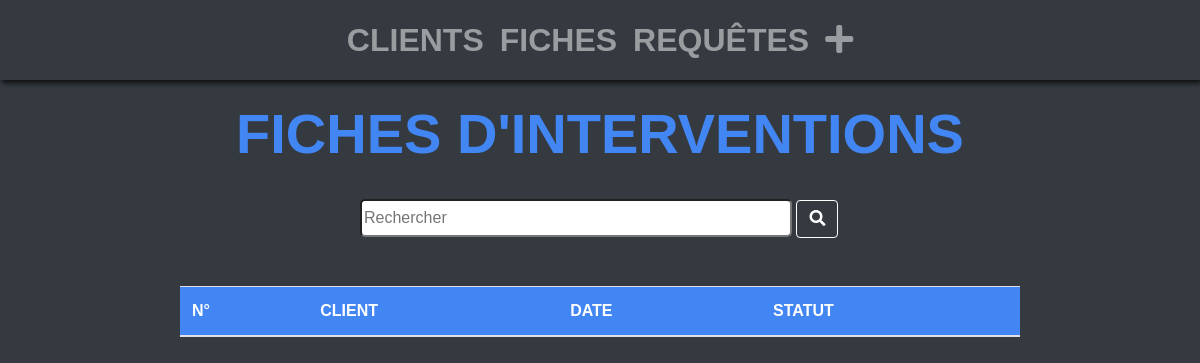
The page /sheet/ on the database as committed earlier.
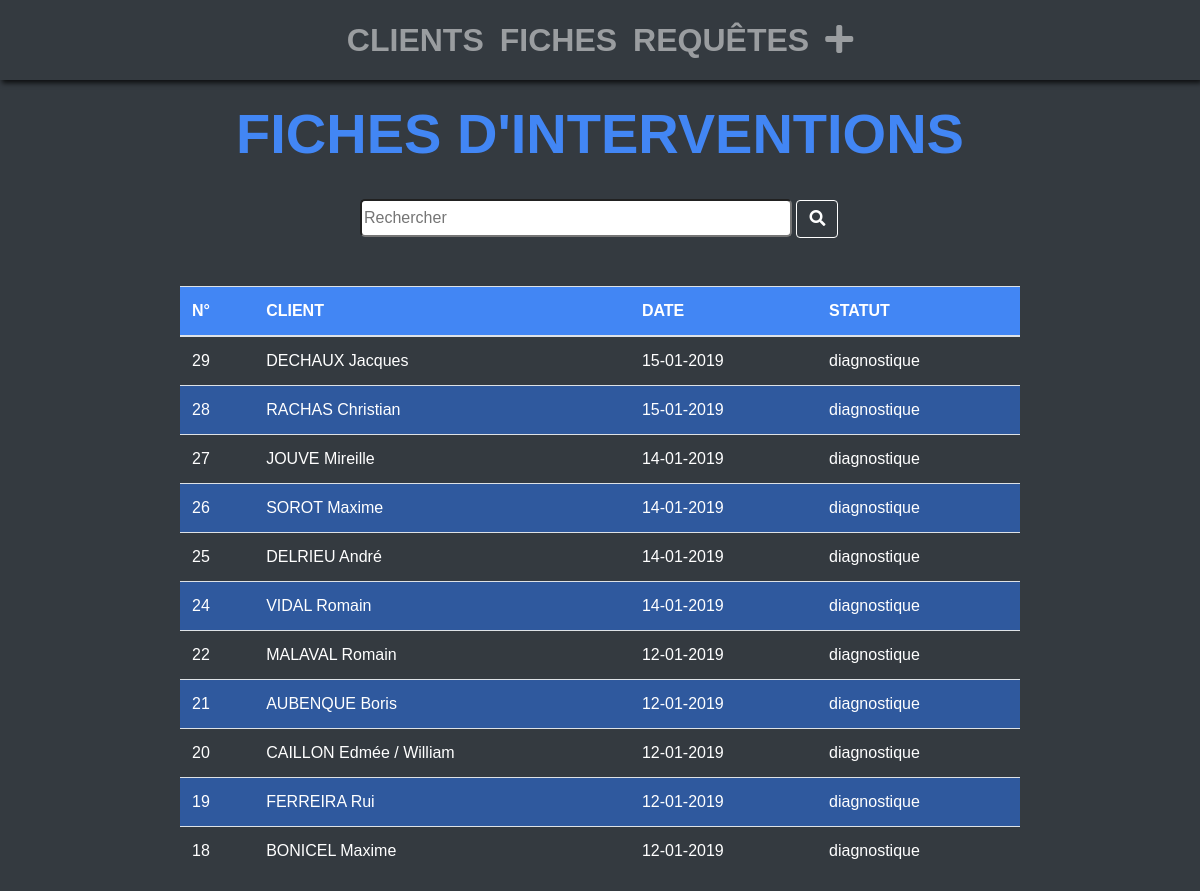
The same page on the database as committed later.
### gestion_intervention/models.py (models this page shows, shortened)
class Sheet(models.Model):
    customer = models.ForeignKey(Customer)
    date = models.DateTimeField(auto_now_add=True, blank=True)
    statut = models.CharField(max_length=40, choices=STATUS_SHEET)
    other = MultiSelectField(max_length=40, choices=OTHERS_CHOICES, null=True, blank=True )
    reason = models.TextField(null=True, blank=True)
    resolution = models.TextField(null=True, blank=True)
    comment = models.TextField(null=True, blank=True)
    guarantee = models.BooleanField(default=False)
    def datepublished(self):
        return self.date.strftime('%d-%m-%Y')

class Customer(models.Model):
    first_name = models.CharField(max_length=50)
    last_name = models.CharField(max_length=50)
    slug = AutoSlugField(populate_from='first_name')
    email = models.EmailField(blank=True, null=True, unique=True)
    phone = models.CharField(max_length=70, null=False, blank=False)

### gestion_intervention/views.py (the view)
# urls.py: url(r'^sheet/$', SheetListView.as_view(), name='sheet-list'),
class SheetListView(ListView):
    models = Sheet
    def get_queryset(self):
        return Sheet.objects.all().order_by('-date')

### gestion_intervention/templates/gestion_intervention/sheet_list.html
{% extends "gestion_intervention/base.html" %}
{% block content %}
<div class="col-12 sheet_list">
    <h2>Fiches d'Interventions</h2>
    <form class="search mx-auto" action="#" method="get">
        <input class="field" id="myCustomerInput" type="search" name="q" placeholder="Rechercher" class="form-control">
        <button class="btn " type="submit"><i class="fas fa-search"></i></button>
    </form>
    <table class="table table-hover">
        <thead class="sheet_head_list">
            <tr>
                <th scope="col">N°</th>
                <th scope="col">Client</th>
                <th scope="col">Date</th>
                <th scope="col">statut</th>
            </tr>
        </thead>
        <tbody>
            {% for sheet in object_list %}
            <tr class="sheet_table customerName">
                <td><a href="{% url 'sheet-detail' sheet.id %}">{{sheet.id}}</a></td>
                <td scope="row"><a href="{% url 'sheet-detail' sheet.id %}">{% filter upper %}{{sheet.customer.last_name}}{% endfilter %} {{sheet.customer.first_name}} </a></td>
                <td><a href="{% url 'sheet-detail' sheet.id %}">{{sheet.datepublished}}</a></td>
                <td><a href="{% url 'sheet-detail' sheet.id %}">{{sheet.statut}}</a></td>
            </tr>
            {% endfor %}
        </tbody>
    </table>
</div>
{% endblock %}

Rows that differ between the two databases and show on the page:
added Sheet: id "29", customer.last_name "DECHAUX", customer.first_name "Jacques", datepublished "15-01-2019", statut "diagnostique"
added Sheet: id "28", customer.last_name "RACHAS", customer.first_name "Christian", datepublished "15-01-2019", statut "diagnostique"
added Sheet: id "27", customer.last_name "JOUVE", customer.first_name "Mireille", datepublished "14-01-2019", statut "diagnostique"
added Sheet: id "26", customer.last_name "SOROT", customer.first_name "Maxime", datepublished "14-01-2019", statut "diagnostique"
added Sheet: id "25", customer.last_name "DELRIEU", customer.first_name "André", datepublished "14-01-2019", statut "diagnostique"
added Sheet: id "24", customer.last_name "VIDAL", customer.first_name "Romain", datepublished "14-01-2019", statut "diagnostique"
added Sheet: id "22", customer.last_name "MALAVAL", customer.first_name "Romain", datepublished "12-01-2019", statut "diagnostique"
added Sheet: id "21", customer.last_name "AUBENQUE", customer.first_name "Boris", datepublished "12-01-2019", statut "diagnostique"
added Sheet: id "20", customer.last_name "CAILLON", customer.first_name "Edmée / William", datepublished "12-01-2019", statut "diagnostique"
added Sheet: id "19", customer.last_name "FERREIRA", customer.first_name "Rui", datepublished "12-01-2019", statut "diagnostique"
added Sheet: id "18", customer.last_name "BONICEL", customer.first_name "Maxime", datepublished "12-01-2019", statut "diagnostique"
